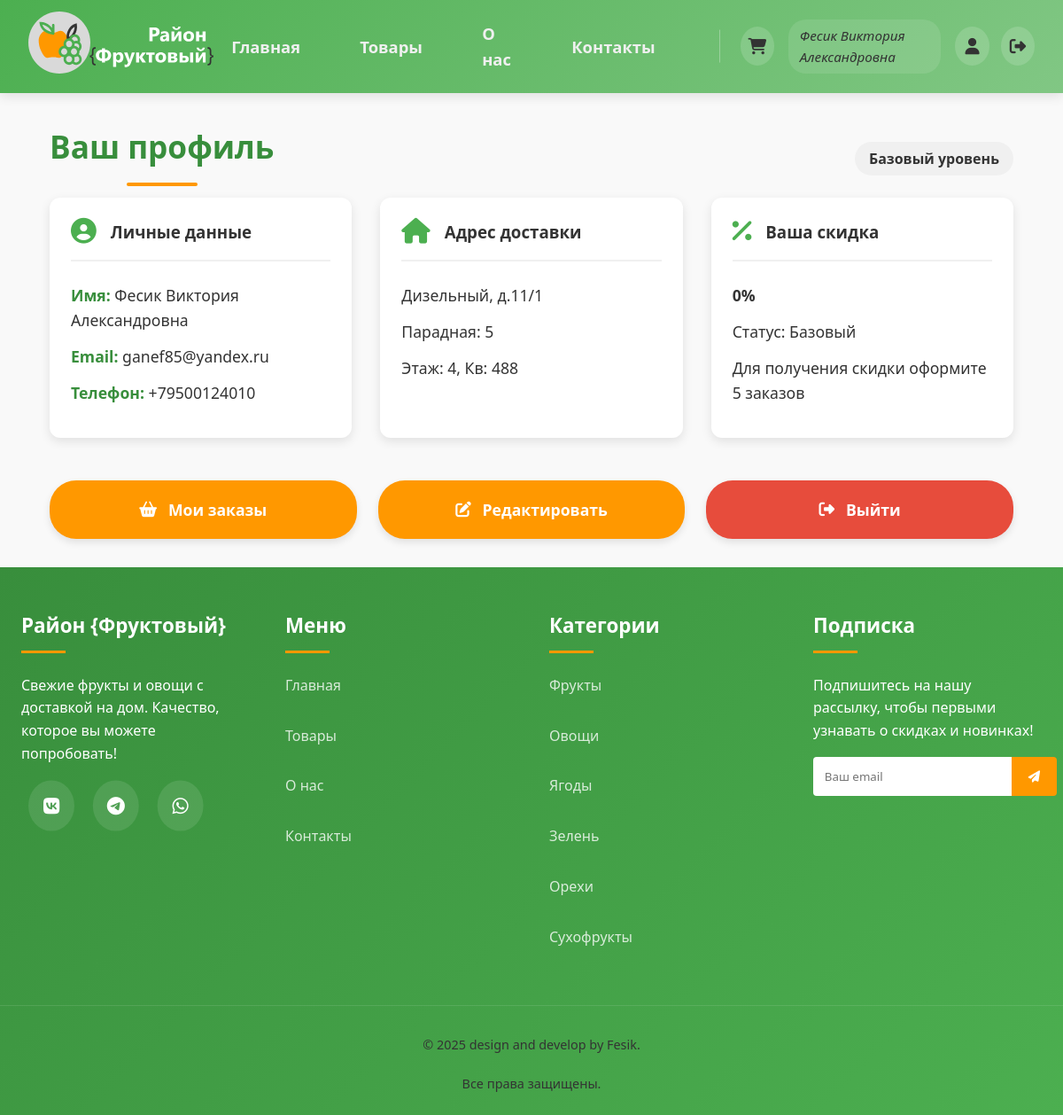
/profile (signed in), run on an earlier commit of the app's database.
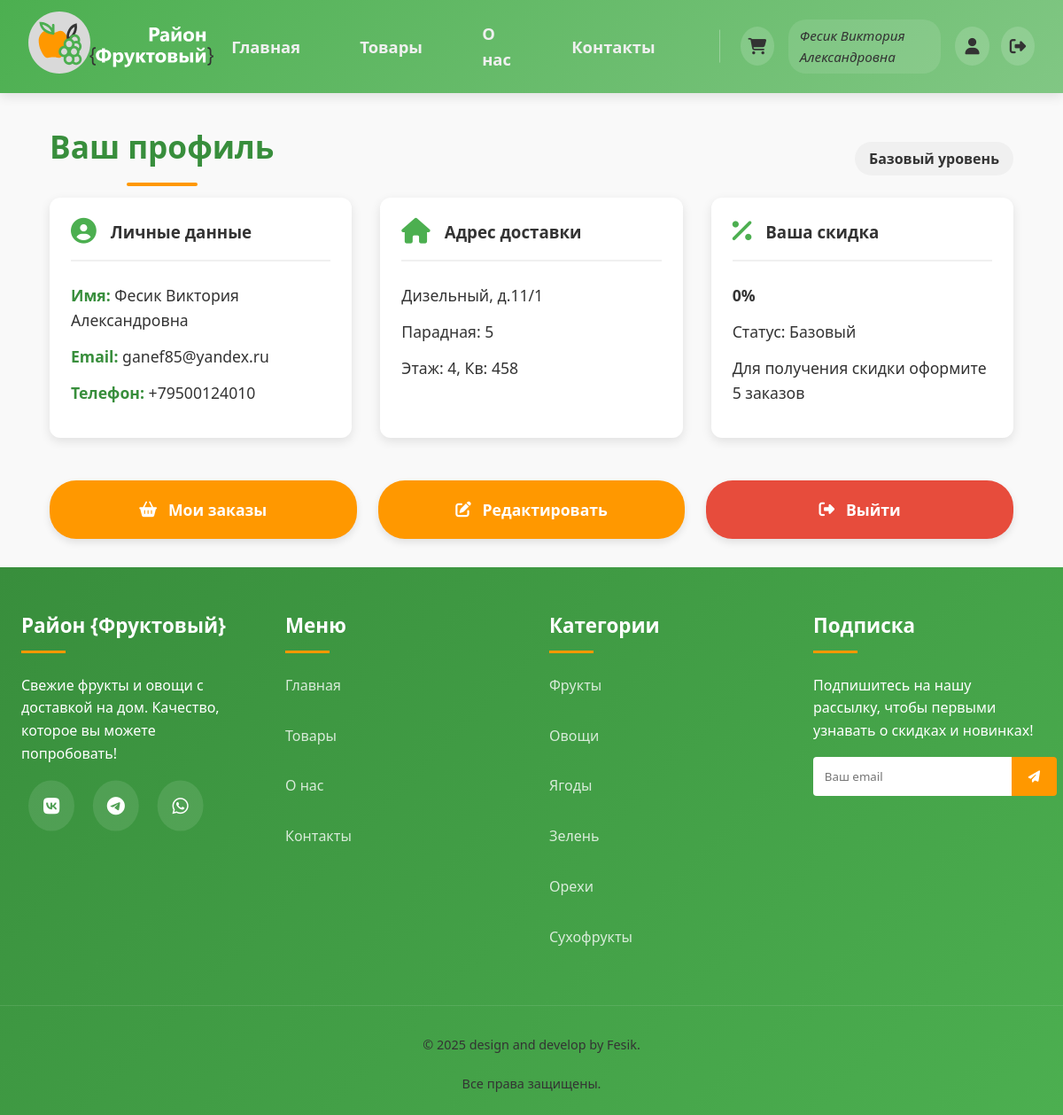
And on a later commit of the database.
### data/customers.py (models this page shows, shortened)
class Customer(SqlAlchemyBase, UserMixin):
    __tablename__ = 'customers'
    id = sqlalchemy.Column(sqlalchemy.Integer, primary_key=True, autoincrement=True)
    email = sqlalchemy.Column(sqlalchemy.String, index=True, unique=True, nullable=False)  # емеил
    name = sqlalchemy.Column(sqlalchemy.String, nullable=False)  # имя
    phone = sqlalchemy.Column(sqlalchemy.String, nullable=False)  # номер телефона
    street = sqlalchemy.Column(sqlalchemy.String, nullable=False)  # улица
    building = sqlalchemy.Column(sqlalchemy.String, nullable=False)  # дом
    entrance = sqlalchemy.Column(sqlalchemy.String, default='-')  # парадная
    floor = sqlalchemy.Column(sqlalchemy.String, default='-')  # этаж
    apartment = sqlalchemy.Column(sqlalchemy.String, default='-')  # квартира
    loyalty_level = sqlalchemy.Column(sqlalchemy.Integer, sqlalchemy.ForeignKey('loyalty_levels.id'),
                                      default=1)  # связь с уровнем лояльности
    status = sqlalchemy.Column(sqlalchemy.Integer, default=0)  # статус клиента
    hashed_password = sqlalchemy.Column(sqlalchemy.String, nullable=False)
    create_date = sqlalchemy.Column(sqlalchemy.DateTime, default=datetime.datetime.now)  # дата регистрации клиента
    orders = orm.relationship("Order", back_populates='customer')  # связь с таблицей заказов
    loyalty = orm.relationship("LoyaltyLevel")  # связь с таблицей уровней лояльности

### main.py (the view)
@app.route('/profile')
@login_required
def profile():
    return render_template('profile.html', title='Район {Фруктовый} | Ваш профиль', user=current_user)

### data/db_session.py (called while the page is built)
def create_session() -> Session:
    global __factory
    if not __factory:
        raise RuntimeError("База данных не инициализирована. Вызовите global_init() сначала.")
    return __factory()

### main.py (called while the page is built)
@login_manager.user_loader
def load_user(user_id):
    db_sess = db_session.create_session()
    return db_sess.get(Customer, user_id)  # Загружаем пользователя из БД по ID

### templates/profile.html (shortened to what the changed rows need)
{% extends "base.html" %}
{% block content %}
<section class="profile-section">
    <div class="profile-header">
        <h2 class="section-title">Ваш профиль</h2>
    </div>
    <div class="profile-info">
        <div class="info-card">
            <div class="info-content">
                <p><strong>Имя:</strong> {{ user.name }}</p>
                <p><strong>Email:</strong> {{ user.email }}</p>
                <p><strong>Телефон:</strong> {{ user.phone }}</p>
            </div>
        </div>
        {% if user.status in [4, 5] %}
        <div class="info-card">
            <div class="info-header">
                <i class="fas fa-chart-line"></i>
                <h3>KPI</h3>
            </div>
            <div class="info-content">
                <p><strong>Выполнено за сегодня:</strong><br>15/20 заказов (75%)</p>
                <p><strong>Выручка:</strong><br>45 000 руб.</p>
                <p><strong>В сборке:</strong><br>5 (ср. время: 25 мин)</p>
                <p><strong>В доставке:</strong><br>8 (ср. время: 45 мин)</p>
            </div>
        </div>
        {% else %}
        <div class="info-card">
            <div class="info-header">
                <i class="fas fa-home"></i>
                <h3>Адрес доставки</h3>
            </div>
            <div class="info-content">
                <p>{{ user.street }}, д.{{ user.building }}</p>
                <p>Парадная: {{ user.entrance or '-' }}</p>
                <p>Этаж: {{ user.floor or '-' }}, Кв: {{ user.apartment or '-' }}</p>
            </div>
        </div>
        {% endif %}
    </div>
</section>
{% endblock %}

### templates/base.html (shortened to what the changed rows need)
<!DOCTYPE html>
<html lang="ru">
<head>
    <link rel="stylesheet" href="https://cdnjs.cloudflare.com/ajax/libs/font-awesome/6.4.0/css/all.min.css">
    <link rel="stylesheet" href="{{url_for('static', filename='css/style.css')}}">
</head>
<body>
<header>
    <div class="header-container">
        <nav>
            <ul id="navMenu">
                {% if current_user and current_user.is_authenticated %}
                <li class="user-zone">
                    <a href="/cart" class="user-icon">
                        <i class="fas fa-shopping-cart"></i>
                    </a>
                    <span class="user-greeting">{{ current_user.name }}</span>
                    <div class="user-actions">
                        <a href="/profile" class="user-icon">
                            <i class="fas fa-user"></i>
                        </a>
                        <a href="/logout" class="user-icon">
                            <i class="fas fa-sign-out-alt"></i>
                        </a>
                    </div>
                </li>
                {% endif %}
            </ul>
        </nav>
    </div>
</header>
<main>
    {% block content %}{% endblock %}
</main>
</body>
</html>

What changed in the data, as far as the page shows it:
changed Customer "Фесик Виктория Александровна": apartment "488" → "458"
